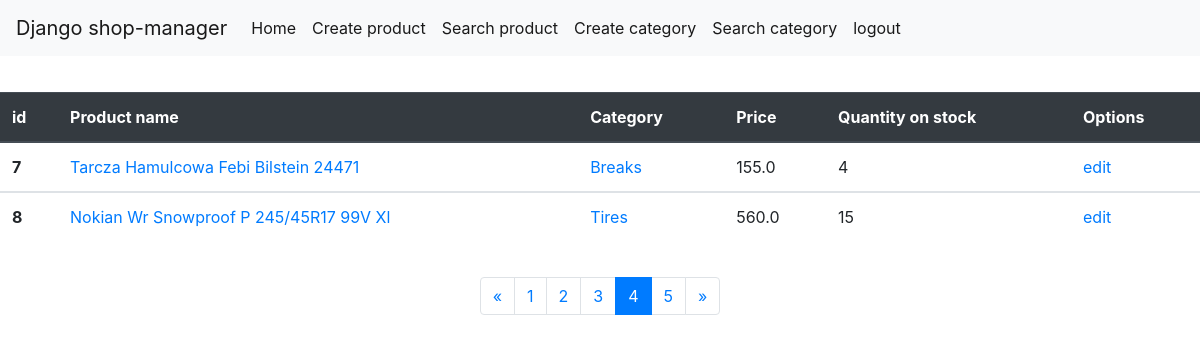
The page /warehouse/display-products/?page=4 (signed in) on the database its author committed.
### warehouse/models.py (models this page shows, shortened)
class Item(models.Model):
    title = models.CharField(max_length=100)
    category = models.ForeignKey(Category, models.CASCADE)
    price = models.FloatField()
    description = models.TextField()
    quantity_on_stock = models.PositiveIntegerField(default=0)

class Category(models.Model):
    title = models.CharField(max_length=25)
    def __str__(self):
        return self.title
    class Meta:
        verbose_name_plural = "Categories"

### warehouse/views.py (the view)
# urls.py: path('display-products/', views.display_products, name='display_products'),
@login_required(login_url='login')
@user_passes_test(user_check, login_url='login')
def display_products(request):
    try:
        products = Item.objects.all()
        paginator = Paginator(products, 2)
        page_number = request.GET.get('page')
        page_obj = paginator.get_page(page_number)
        context = {
            'products': page_obj
        }
        return render(request, "warehouse/all_products.html", context)
    except ObjectDoesNotExist:
        messages.error(request, "You haven't any product in warehouse")
        return redirect('warehouse_index')

### owner/models.py (called while the page is built)
    def __str__(self):
        return self.name

### warehouse/views.py (called while the page is built)
def user_check(request):
    user = User.objects.get(name=request.user)
    return user.user_type == User.WAREHOUSEMAN or user.user_type == User.OWNER

### warehouse/templates/warehouse/all_products.html (shortened to what this page needs)
{% extends 'warehouse/main.html' %}
{% block content %}
    <table class="table">
        <thead class="thead-dark">
            <tr>
              <th scope="col">id</th>
              <th scope="col">Product name</th>
              <th scope="col">Category</th>
              <th scope="col">Price</th>
              <th scope="col">Quantity on stock</th>
              <th scope="col">Options</th>
            </tr>
        </thead>
        {% for product in products %}
        <tbody>
            <tr>
            <th scope="row">{{ product.id }}</th>
            <td><a href="{% url 'product_info' product.id %}">{{ product.title}}</a></td>
            <td><a href="{% url 'category_products' product.category.id %}">{{ product.category}}</a></td>
            <td>{{ product.price}}</td>
            <td>{{ product.quantity_on_stock }}</td>
            <td>
                <a href="{% url 'edit_product' product.id %}">edit</a>
            </td>
            </tr>
        {% endfor %}
        </tbody>
    </table>
    <div class="d-flex justify-content-center" style="margin-top:3%">
        <nav aria-label="Page navigation example">
          <ul class="pagination">
              {% if products.has_previous %}
                <li class="page-item">
                  <a class="page-link" href="?page={{ products.previous_page_number }}" aria-label="Previous">
                    <span aria-hidden="true">&laquo;</span>
                  </a>
                </li>
              {% endif %}
              {% for i in products.paginator.page_range %}
                {% if products.number == i %}
                    <li class="page-item active" aria-current="page">
                        <span class="page-link">
                            {{ i }}
                        </span>
                    </li>
                {% else %}
                    <li class="page-item"><a class="page-link" href="?page={{ i }}">{{ i }}</a></li>
                {% endif %}
              {% endfor %}
              {% if products.has_next %}
                <li class="page-item">
                  <a class="page-link" href="?page={{ products.next_page_number }}" aria-label="Next">
                    <span aria-hidden="true">&raquo;</span>
                  </a>
                </li>
              {% endif %}
          </ul>
        </nav>
    </div>
{% endblock %}

### rows shown on the page
Item: id "7", title "Tarcza Hamulcowa Febi Bilstein 24471", category "Breaks", price "155.0", quantity_on_stock "4"
Item: id "8", title "Nokian Wr Snowproof P 245/45R17 99V Xl", category "Tires", price "560.0", quantity_on_stock "15"

### other values the page prints
{{ i }} "1" "2" "3" "5"
{{ i }} "4"
